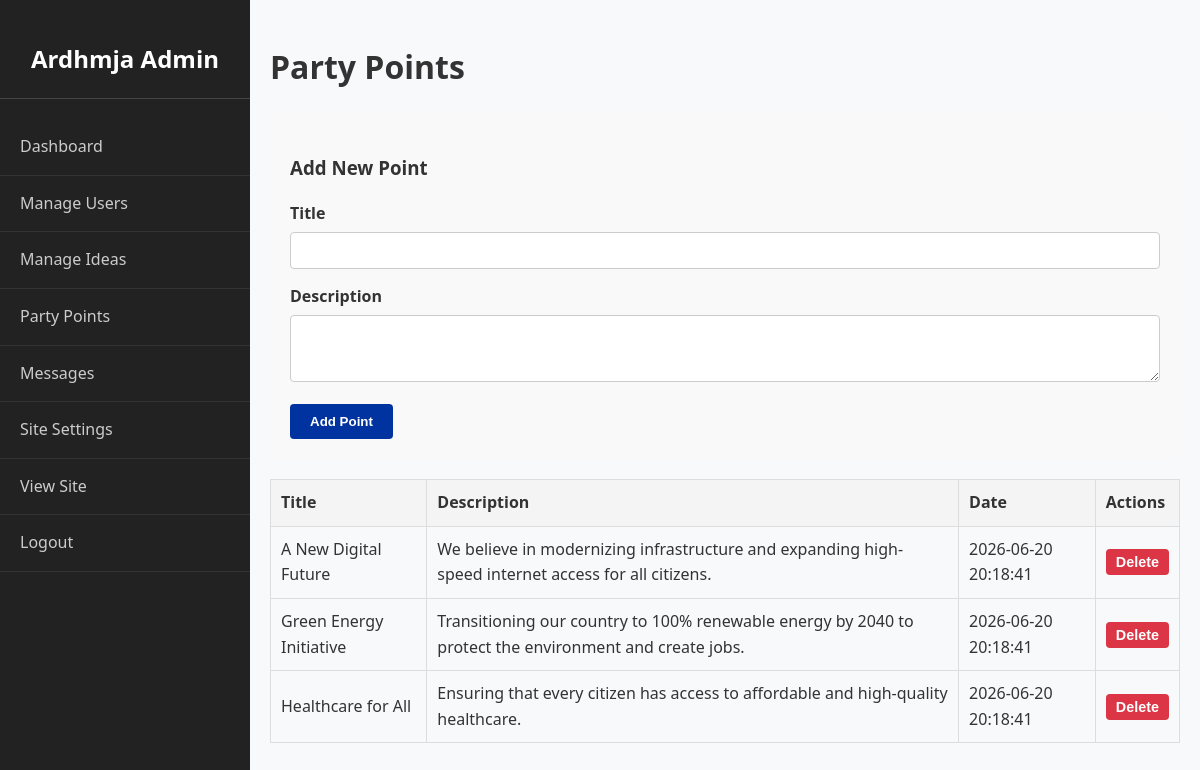
/admin/points.php (signed in), run on the app's committed database.
### tables this page shows
CREATE TABLE `party_points` (
  `id` int(11) NOT NULL AUTO_INCREMENT,
  `title` varchar(255) NOT NULL,
  `description` text,
  `created_at` timestamp DEFAULT CURRENT_TIMESTAMP,
  PRIMARY KEY (`id`)
);

### admin/points.php (the view, shortened to what this page needs)
<?php
require_once '../includes/db.php';
$points = $pdo->query("SELECT * FROM party_points ORDER BY created_at DESC")->fetchAll();
?>
<!DOCTYPE html>
<html lang="en">
<head>
    <link rel="stylesheet" href="../assets/css/style.css">
</head>
<body>
    <?php include 'admin_sidebar.php'; ?>
    <div class="admin-content">
        <h1>Party Points</h1>
        <div class="form-box">
            <h3>Add New Point</h3>
            <form method="POST">
                <div class="form-group">
                    <label>Title</label>
                    <input type="text" name="title" required>
                </div>
                <div class="form-group">
                    <label>Description</label>
                    <textarea name="description" rows="3"></textarea>
                </div>
                <button type="submit" class="btn">Add Point</button>
            </form>
        </div>
        <table>
            <thead>
                <tr>
                    <th>Title</th>
                    <th>Description</th>
                    <th>Date</th>
                    <th>Actions</th>
                </tr>
            </thead>
            <tbody>
                <?php foreach ($points as $p): ?>
                <tr>
                    <td><?= htmlspecialchars($p['title']) ?></td>
                    <td><?= nl2br(htmlspecialchars($p['description'])) ?></td>
                    <td><?= $p['created_at'] ?></td>
                    <td>
                        <form method="POST" style="display:inline;">
                            <button type="submit" class="btn btn-sm btn-danger" onclick="return confirm('Are you sure?')">Delete</button>
                        </form>
                    </td>
                </tr>
                <?php endforeach; ?>
            </tbody>
        </table>
    </div>
</body>
</html>

### admin/admin_sidebar.php
<div class="admin-sidebar">
    <h2>Ardhmja Admin</h2>
    <ul class="admin-nav">
        <li><a href="index.php">Dashboard</a></li>
        <li><a href="users.php">Manage Users</a></li>
        <li><a href="ideas.php">Manage Ideas</a></li>
        <li><a href="points.php">Party Points</a></li>
        <li><a href="messages.php">Messages</a></li>
        <li><a href="settings.php">Site Settings</a></li>
        <li><a href="../index.php">View Site</a></li>
        <li><a href="../logout.php">Logout</a></li>
    </ul>
</div>

### assets/css/style.css (style rules this page uses)
:root { --primary-color: #0033a0; --secondary-color: #e3000f; --text-color: #333; --bg-color: #f8f9fa; --font-family: 'Segoe UI', Tahoma, Geneva, Verdana, sans-serif; }
body { margin: 0; padding: 0; font-family: var(--font-family); color: var(--text-color); background-color: var(--bg-color); line-height: 1.6; }
a { color: var(--primary-color); text-decoration: none; }
.btn { display: inline-block; padding: 10px 20px; background: var(--primary-color); color: #fff !important; border: none; border-radius: 4px; cursor: pointer; font-weight: bold; text-align: center; transition: background 0.3s; }
.btn-sm { padding: 5px 10px; font-size: 0.9em; }
.btn-danger { background: #dc3545; }
.form-group { margin-bottom: 15px; }
.form-group label { display: block; margin-bottom: 5px; font-weight: bold; }
.form-group input, .form-group textarea { width: 100%; padding: 10px; border: 1px solid #ccc; border-radius: 4px; box-sizing: border-box; }
.admin-sidebar { width: 250px; background: #222; color: #fff; height: 100vh; padding: 20px 0; }
.admin-sidebar h2 { text-align: center; border-bottom: 1px solid #444; padding-bottom: 20px; }
.admin-nav { list-style: none; padding: 0; margin: 0; }
.admin-nav li { border-bottom: 1px solid #333; }
.admin-nav a { display: block; padding: 15px 20px; color: #ccc; text-decoration: none; }

### admin/points.php (style rules this page uses)
body { display: flex; margin: 0; }
.admin-content { flex: 1; padding: 20px; }
table { width: 100%; border-collapse: collapse; margin-top: 20px; }
th, td { padding: 10px; border: 1px solid #ddd; text-align: left; }
th { background: #f4f4f4; }
.form-box { background: #f9f9f9; padding: 20px; margin-bottom: 20px; border-radius: 5px; }

### data on the page
party_points: title "A New Digital Future", description "We believe in modernizing infrastructure and expanding high-speed internet access for all citizens.", created_at "2026-06-20 20:18:41"
party_points: title "Green Energy Initiative", description "Transitioning our country to 100% renewable energy by 2040 to protect the environment and create jobs.", created_at "2026-06-20 20:18:41"
party_points: title "Healthcare for All", description "Ensuring that every citizen has access to affordable and high-quality healthcare.", created_at "2026-06-20 20:18:41"
